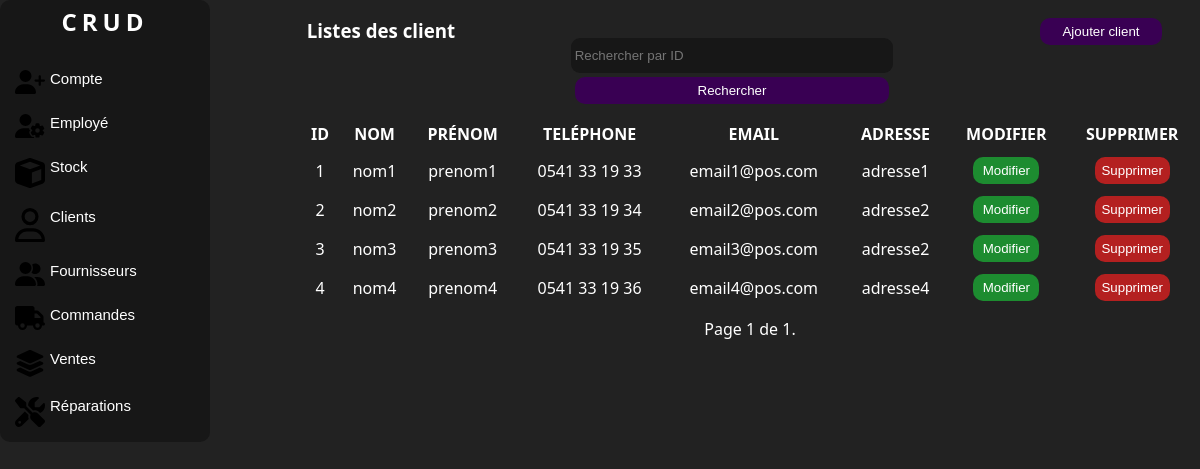
Page /clients/ (signed in) on the earlier database version.
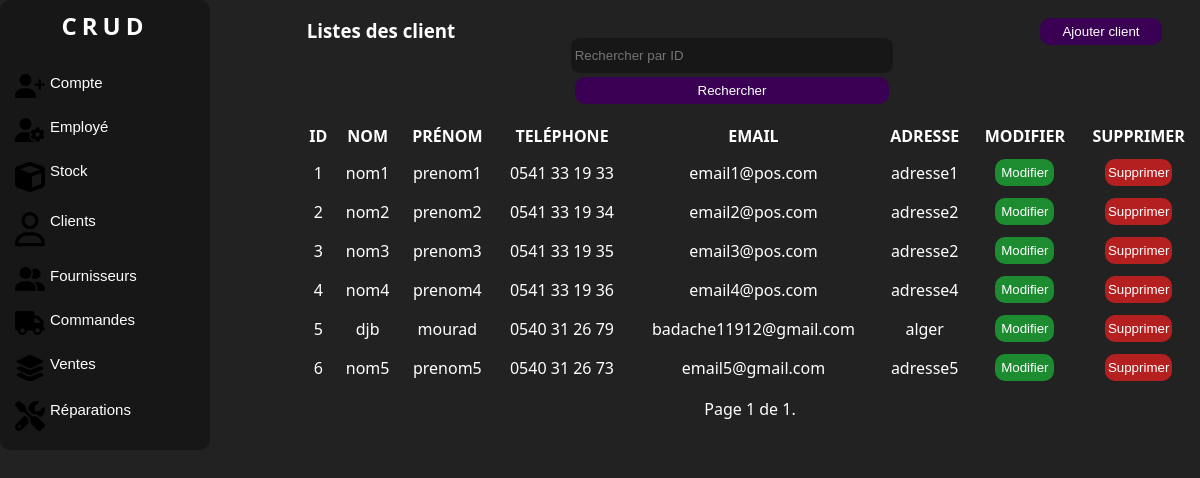
Same page on the later database version.
### manager/models.py (models this page shows, shortened)
class Client(models.Model):
    first_name = models.CharField(max_length=100)
    last_name = models.CharField(max_length=100)
    phone = PhoneNumberField(unique=True,region='DZ')
    email = models.EmailField(unique=True)
    address = models.TextField()

### manager/views.py (the view)
# urls.py: path('clients/', views.ClientListView.as_view(), name='client-list'),
class ClientListView(LoginRequiredMixin, ListView):
    model = Client
    template_name = 'listeclient.html'
    context_object_name = 'clients'
    form_class = FilterForm
    paginate_by = 10
    def get_queryset(self):
        queryset = super().get_queryset()
        query = self.request.GET.get('query')
        if query:
            queryset = queryset.filter(id=query)
        return queryset
    def get_context_data(self, **kwargs):
        context = super().get_context_data(**kwargs)
        context['form'] = FilterForm(self.request.GET)
        return context

### manager/forms.py
class FilterForm(forms.Form):
    query = forms.IntegerField(label='', required=False,
                               widget=forms.TextInput(attrs={'placeholder': 'Rechercher par ID'}))

### manager/templates/listeclient.html (shortened to what this page needs)
{% load static %}
<!DOCTYPE html>
<html lang="en">
<head>
    <link rel="stylesheet" href="{% static 'css/style.css' %}">
    <link rel="stylesheet" href="{% static 'css/accueil.css' %}">
</head>
<body>
<div class="corp">
    <div class="nav">
        <div class="logo">
            <a href="menu.html" class="link"><h2>CRUD</h2></a>
        </div>
        <br>
        <button class="value">
            <a class="link" href="listecompte.html"> Compte </a>
        </button>
        <button class="value">
            <a class="link" href="listeemploye.html">Employé </a>
        </button>
        <button class="value">
            <a class="link" href="listeproduit.html"> Stock </a>
        </button>
        <button class="value">
            <a class="link" href="listeclient.html"> Clients </a>
        </button>
        <button class="value">
            <a class="link" href="listefournisseur.html"> Fournisseurs </a>
        </button>
        <button class="value">
            <a class="link" href="listecommande.html">Commandes </a>
        </button>
        <button class="value">
            <a class="link" href="listevente.html">Ventes </a>
        </button>
        <button class="value">
            <a class="link" href="listereparation.html"> Réparations </a>
        </button>
    </div>
    <div class="liste">
        <div class="c1">
            <div class="colone1"><h3>Listes des client</h3></div>
            <div class="colone1" >
                <form method="GET" action="">
                    {{ form }}
                    <button class="button" type="submit">Rechercher</button>
                </form>
            </div>
            <div class="colone1">
                <button class="button"><a href="{% url 'add-client' %}" class="link">Ajouter client</a></button>
            </div>
        </div>
        <div class="c2">
            {% if clients %}
            <table>
                <thead>
                <tr>
                    <th>Id</th>
                    <th>Nom</th>
                    <th>Prénom</th>
                    <th>Teléphone</th>
                    <th>Email</th>
                    <th>Adresse</th>
                    <th>Modifier</th>
                    <th>Supprimer</th>
                </tr>
                </thead>
                <tbody id="tbody">
                {% for client in clients %}
                <tr>
                    <td>{{ client.id }}</td>
                    <td>{{ client.last_name }}</td>
                    <td>{{ client.first_name }}</td>
                    <td>{{ client.phone }}</td>
                    <td>{{ client.email }}</td>
                    <td>{{ client.address }}</td>
                    <td>
                        <button class="button" id="modifier"
                                onclick="location.href='{% url 'update-client' client.id %}';">Modifier
                        </button>
                    </td>
                    <td>
                        <button class="button" id="supprimer"
                                onclick="location.href='{% url 'delete-client' client.id %}';">Supprimer
                        </button>
                    </td>
                </tr>
                {% endfor %}
                </tbody>
            </table>
            {% else %}
            <p>Pas de clients trouvés.</p>
            {% endif %}
            <div class="pagination">
                <span class="step-links">
                    <span class="current">
                        Page {{ page_obj.number }} de {{ page_obj.paginator.num_pages }}.
                    </span>
                </span>
            </div>
        </div>
    </div>
</div>
</body>
</html>

### manager/static/css/style.css (style rules this page uses)
* { padding: 0; margin: 0; }
body { background:#222 ; color: #fff; font-family:system-ui ; }
.corp { display: grid; grid-template-columns: 25% 75%; }
form { margin: auto; text-align: center; padding: 3%; }
input { width: 62%; height: 27px; outline: none; border: none; background: #111111a7; margin: 4px 0px; border-radius:9px ; padding: 4px; color:#fff; }
.button { width: 62%; height: 27px; border-radius:10px ; border: none; cursor: pointer; background: #390053; color: white; transition: 0.7s; }
.nav { display: flex; flex-direction: column; width: 200px; background: #111111a7 ; justify-content: center; border-radius: 10px; transition: 1s; padding: 5px; overflow: hidden; }
.liste { text-align: center; display: grid; grid-template-rows: 20% 80%; }
.c1 { padding-top: 2%; display: grid; grid-template-columns: 18% 60% 22%; }
.c2 { padding-top: 2%; }
table { width: 100%; text-align: center; margin: 10px 0; }
table th { text-transform: uppercase; }
th,td { padding: 5px; }
#supprimer { background-color: rgba(193, 32, 32, 0.916); }
#modifier { background: #1bb635b7; }

### manager/static/css/accueil.css (style rules this page uses)
* { padding: 0; margin: 0; }
body { background:#222 ; color: #fff; font-family:system-ui ; }
.link { text-decoration: none; color: white; }
.logo { text-align: center; letter-spacing: 5px; }
.value { font-size: 15px; background-color: transparent; border: none; padding: 10px; color: white; display: flex; position: relative; gap: 5px; cursor: pointer; border-radius: 10px; transition: 1s; box-sizing: border-box; }
.value::before { content: ""; position: absolute; top: 5px; left: -15px; width: 5px; height: 100%; background-color:#390053 ; border-radius: 5px; opacity: 0; transition: 1s; }
.value svg { width: 30px; }

Differences in the rows shown:
added Client: id "5", last_name "djb", first_name "mourad", phone "0540 31 26 79", email "badache11912@gmail.com", address "alger"
added Client: id "6", last_name "nom5", first_name "prenom5", phone "0540 31 26 73", email "email5@gmail.com", address "adresse5"
